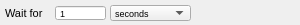
<?xml version="1.0" encoding="UTF-8"?>
<ui version="4.0">
 <class>WaitCmdWidget</class>
 <widget class="QWidget" name="WaitCmdWidget">
  <property name="geometry">
   <rect>
    <x>0</x>
    <y>0</y>
    <width>300</width>
    <height>25</height>
   </rect>
  </property>
  <property name="minimumSize">
   <size>
    <width>300</width>
    <height>25</height>
   </size>
  </property>
  <property name="maximumSize">
   <size>
    <width>300</width>
    <height>25</height>
   </size>
  </property>
  <property name="windowTitle">
   <string>Form</string>
  </property>
  <widget class="QLabel" name="label_18">
   <property name="geometry">
    <rect>
     <x>5</x>
     <y>5</y>
     <width>51</width>
     <height>16</height>
    </rect>
   </property>
   <property name="font">
    <font>
     <pointsize>8</pointsize>
    </font>
   </property>
   <property name="text">
    <string>Wait for</string>
   </property>
   <property name="alignment">
    <set>Qt::AlignLeading|Qt::AlignLeft|Qt::AlignVCenter</set>
   </property>
  </widget>
  <widget class="QSpinBox" name="waitTime">
   <property name="geometry">
    <rect>
     <x>55</x>
     <y>5</y>
     <width>51</width>
     <height>16</height>
    </rect>
   </property>
   <property name="font">
    <font>
     <pointsize>7</pointsize>
    </font>
   </property>
   <property name="buttonSymbols">
    <enum>QAbstractSpinBox::NoButtons</enum>
   </property>
   <property name="minimum">
    <number>1</number>
   </property>
   <property name="maximum">
    <number>10000</number>
   </property>
  </widget>
  <widget class="QComboBox" name="waitTimeType">
   <property name="geometry">
    <rect>
     <x>110</x>
     <y>5</y>
     <width>81</width>
     <height>16</height>
    </rect>
   </property>
   <property name="font">
    <font>
     <pointsize>7</pointsize>
    </font>
   </property>
   <property name="editable">
    <bool>false</bool>
   </property>
   <item>
    <property name="text">
     <string>seconds</string>
    </property>
   </item>
   <item>
    <property name="text">
     <string>milliseconds</string>
    </property>
   </item>
  </widget>
 </widget>
 <resources/>
 <connections/>
</ui>
